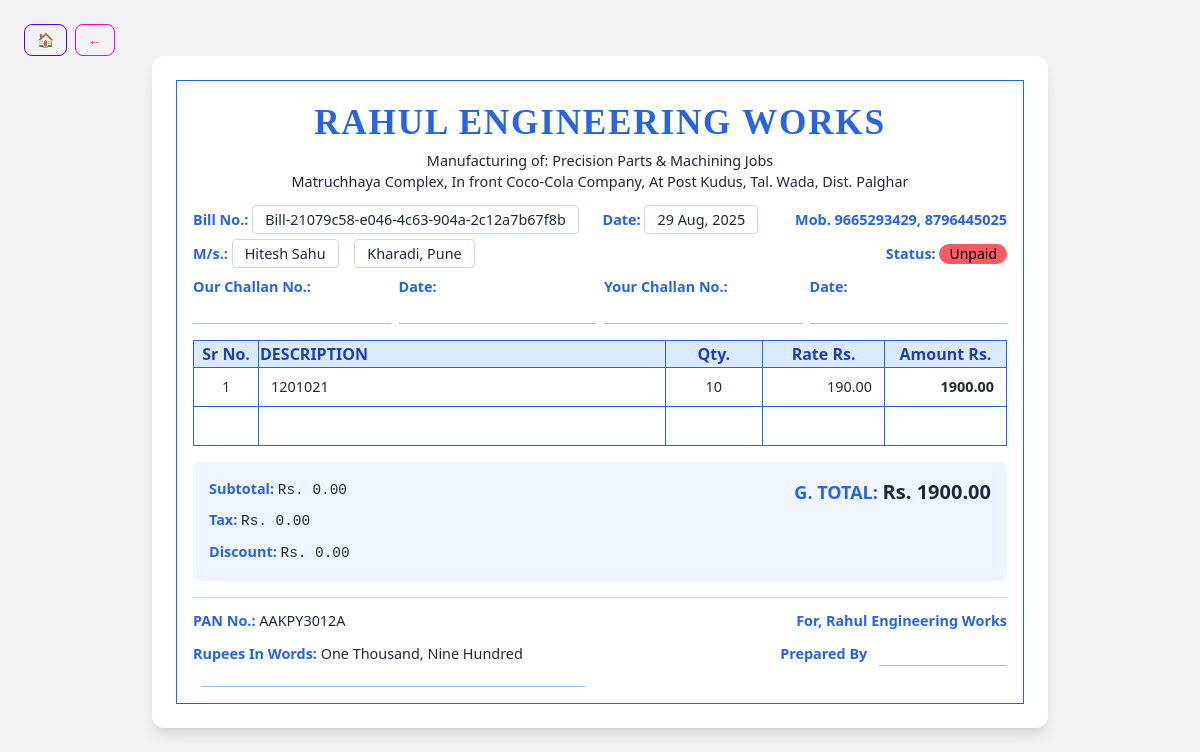
The page /billing/bills/6/detail/ on the database its author committed.
### billing/models.py (models this page shows, shortened)
class Bill(models.Model):
    PAYMENT_STATUS = [
        ("Unpaid", "Unpaid"),
        ("Paid", "Paid"),
        ("Partial", "Partial"),
    ]
    customer = models.ForeignKey(Customer, on_delete=models.CASCADE)
    bill_number = models.CharField(max_length=20, unique=True)
    date = models.DateTimeField(auto_now_add=True)
    subtotal = models.DecimalField(max_digits=12, decimal_places=2, default=0)
    tax = models.DecimalField(max_digits=12, decimal_places=2, default=0)
    discount = models.DecimalField(max_digits=12, decimal_places=2, default=0)
    total_amount = models.DecimalField(max_digits=12, decimal_places=2)
    payment_status = models.CharField(max_length=20, choices=PAYMENT_STATUS, default="Unpaid")
    due_date = models.DateField(blank=True, null=True)
    notes = models.TextField(blank=True, null=True)

class Customer(models.Model):
    name = models.CharField(max_length=150)
    email = models.EmailField(blank=True, null=True)
    phone = models.CharField(max_length=15)
    address = models.TextField(blank=True, null=True)
    gst_number = models.CharField(max_length=20, blank=True, null=True)
    created_at = models.DateTimeField(auto_now_add=True)
    updated_at = models.DateTimeField(auto_now=True)

class BillItem(models.Model):
    bill = models.ForeignKey(Bill, related_name="items", on_delete=models.CASCADE)
    product = models.CharField(max_length=100)
    quantity = models.PositiveIntegerField()
    price = models.DecimalField(max_digits=12, decimal_places=2)  # price per unit at sale time
    total = models.DecimalField(max_digits=12, decimal_places=2)  # quantity * price

### billing/views.py (the view)
# urls.py: path('bills/<int:pk>/detail/', views.bill_detail_htmx, name='bill_detail_htmx'),
def bill_detail_htmx(request, pk):
    bill = get_object_or_404(Bill, pk=pk)
    rupees_in_words = num2words(int(bill.total_amount), to='cardinal', lang='en_IN').title()
    return render(request, "bill_detail_readonly.html", {"bill": bill, "rupees_in_words": rupees_in_words})

### billing/templates/bill_detail_readonly.html (shortened to what this page needs)
{% load static %}
<!DOCTYPE html>
<html lang="en" data-theme="light">
<head>
    <link href="https://cdn.jsdelivr.net/npm/daisyui@4.12.10/dist/full.min.css" rel="stylesheet" />
    <script src="https://cdn.tailwindcss.com"></script>
</head>
<body class="p-6 bg-base-200">
    <div>
        <div class="col-span-4 relative flex items-center">
            <a href="{% url 'dashboard' %}" class="btn btn-sm btn-outline btn-primary">
                🏠
            </a>
            <button onclick="history.back()" class="btn btn-sm btn-outline btn-secondary mx-2">
                ←
            </button>
        </div>
    </div>
    <div class="max-w-4xl mx-auto bg-white shadow-lg rounded-xl overflow-hidden">
        <div class="bill-border m-6 p-4">
            <div class="text-center mb-4">
                <div class="bill-header tracking-wider">RAHUL ENGINEERING WORKS</div>
                <div class="bill-small">Manufacturing of: Precision Parts & Machining Jobs</div>
                <div class="bill-small mb-3">Matruchhaya Complex, In front Coco-Cola Company, At Post Kudus, Tal. Wada, Dist. Palghar</div>
            </div>
            <div class="flex justify-between bill-small mb-3">
                <div>
                    <span class="bill-label">Bill No.:</span> <span class="border border-blue-200 px-3 py-1 rounded">{{ bill.bill_number }}</span>
                    <span class="ml-5 bill-label">Date:</span> <span class="border border-blue-200 px-3 py-1 rounded">{{ bill.date|date:"d M, Y" }}</span>
                </div>
                <div>
                    <span class="bill-label">Mob. 9665293429, 8796445025</span>
                </div>
            </div>
            <div class="flex justify-between bill-small mb-3">
                <div>
                    <span class="bill-label">M/s.:</span>
                    <span class="border border-blue-200 px-3 py-1 rounded">{{ bill.customer.name }}</span>
                    {% if bill.customer.address %}
                    <span class="ml-3 border border-blue-200 px-3 py-1 rounded">{{ bill.customer.address }}</span>
                    {% endif %}
                </div>
                <div>
                    <span class="bill-label">Status:</span>
                    {% if bill.payment_status == 'Paid' %}
                        <span class="badge badge-success">{{ bill.payment_status }}</span>
                    {% elif bill.payment_status == 'Unpaid' %}
                        <span class="badge badge-error">{{ bill.payment_status }}</span>
                    {% else %}
                        <span class="badge badge-warning">{{ bill.payment_status }}</span>
                    {% endif %}
                </div>
            </div>
            <div class="grid grid-cols-2 md:grid-cols-4 gap-2 bill-small mb-4">
                <div>
                    <span class="bill-label">Our Challan No.:</span>
                    <div class="border-b border-blue-300 mt-1">&nbsp;</div>
                </div>
                <div>
                    <span class="bill-label">Date:</span>
                    <div class="border-b border-blue-300 mt-1">&nbsp;</div>
                </div>
                <div>
                    <span class="bill-label">Your Challan No.:</span>
                    <div class="border-b border-blue-300 mt-1">&nbsp;</div>
                </div>
                <div>
                    <span class="bill-label">Date:</span>
                    <div class="border-b border-blue-300 mt-1">&nbsp;</div>
                </div>
            </div>
            <div class="mb-4">
                <table class="bill-table w-full table-fixed">
                    <thead>
                        <tr class="bg-blue-100 text-blue-800">
                            <th class="w-[8%] text-center">Sr No.</th>
                            <th class="w-[50%] text-left">DESCRIPTION</th>
                            <th class="w-[12%] text-center">Qty.</th>
                            <th class="w-[15%] text-center">Rate Rs.</th>
                            <th class="w-[15%] text-center">Amount Rs.</th>
                        </tr>
                    </thead>
                    <tbody>
                        {% for item in bill.items.all %}
                        <tr class="hover:bg-blue-50">
                            <td class="px-3 py-2 text-center bill-small">{{ forloop.counter }}</td>
                            <td class="px-3 py-2 bill-small text-left break-words break-all hyphens-auto">{{ item.product }}</td>
                            <td class="px-3 py-2 text-center bill-small">{{ item.quantity }}</td>
                            <td class="px-3 py-2 text-right bill-small">{{ item.price }}</td>
                            <td class="px-3 py-2 text-right bill-small font-semibold">{{ item.total }}</td>
                        </tr>
                        {% endfor %}
                        {% for i in "1234567890" %}
                        {% if forloop.counter0 >= bill.items.count and forloop.counter <= 2 %}
                        <tr>
                            <td class="px-3 py-2 bill-small">&nbsp;</td>
                            <td class="px-3 py-2 bill-small">&nbsp;</td>
                            <td class="px-3 py-2 bill-small">&nbsp;</td>
                            <td class="px-3 py-2 bill-small">&nbsp;</td>
                            <td class="px-3 py-2 bill-small">&nbsp;</td>
                        </tr>
                        {% endif %}
                        {% endfor %}
                    </tbody>
                </table>
            </div>
            <div class="bg-blue-50 p-4 rounded-lg mb-4">
                <div class="grid grid-cols-1 md:grid-cols-2 gap-4 bill-small">
                    <div class="space-y-2">
                        <div><span class="bill-label">Subtotal:</span> <span class="font-mono">Rs. {{ bill.subtotal }}</span></div>
                        <div><span class="bill-label">Tax:</span> <span class="font-mono">Rs. {{ bill.tax }}</span></div>
                        <div><span class="bill-label">Discount:</span> <span class="font-mono">Rs. {{ bill.discount }}</span></div>
                    </div>
                    <div class="text-right">
                        <span class="text-lg font-bold bill-label">
                            G. TOTAL:
                        </span> <span class="text-xl font-bold ">Rs. {{ bill.total_amount }}</span>
                    </div>
                </div>
            </div>
            <div class="flex justify-between bill-small mb-3 border-t border-blue-200 pt-3">
                <span><span class="bill-label">PAN No.:</span> AAKPY3012A</span>
                <span class="bill-label">For, Rahul Engineering Works</span>
            </div>
            <div class="flex justify-between bill-small">
                <span class="flex-1">
                    <span class="bill-label">Rupees In Words:</span> <span>{{rupees_in_words}}</span>
                    <span class="border-b border-blue-300 ml-2 inline-block w-96">&nbsp;</span>
                </span>
                <span class="ml-4">
                    <span class="bill-label">Prepared By</span>
                    <span class="border-b border-blue-300 ml-2 inline-block w-32">&nbsp;</span>
                </span>
            </div>
        </div>
    </div>
</body>
</html>

### billing/templates/bill_detail_readonly.html (style rules this page uses)
.bill-border { border: 1.5px solid #2563eb; }
.bill-table th, .bill-table td { border: 1px solid #2563eb; }
.bill-table { border-collapse: collapse; width: 100%; }
.bill-header { color: #2563eb; font-family: 'Times New Roman', serif; font-weight: bold; font-size: 2.2rem; }
.bill-label { color: #2563eb; font-weight: 700; }
.bill-small { font-size: 0.9rem; }

### rows shown on the page
Bill: bill_number "Bill-21079c58-e046-4c63-904a-2c12a7b67f8b", date "29 Aug, 2025", customer.name "Hitesh Sahu", customer.address "Kharadi, Pune", payment_status "Unpaid", subtotal "0.00", tax "0.00", discount "0.00", total_amount "1900.00"
BillItem: product "1201021", quantity "10", price "190.00", total "1900.00"

### other values the page prints
{{ rupees_in_words }} "One Thousand, Nine Hundred"
